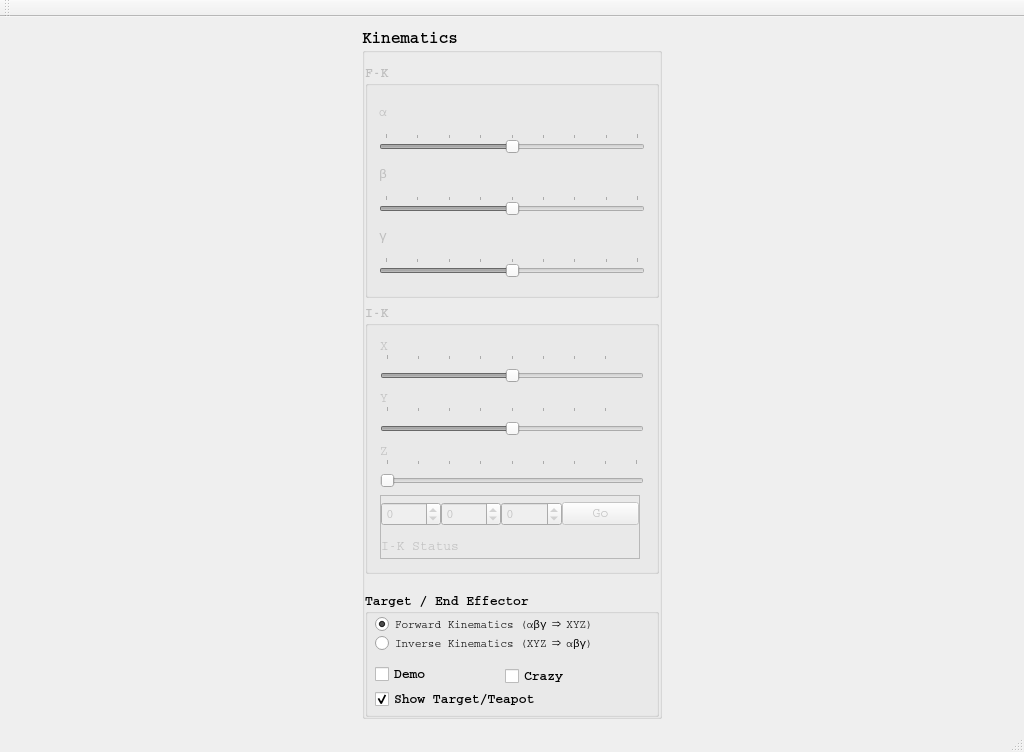
<?xml version="1.0" encoding="UTF-8"?>
<ui version="4.0">
 <class>MainWindow</class>
 <widget class="QMainWindow" name="MainWindow">
  <property name="geometry">
   <rect>
    <x>0</x>
    <y>0</y>
    <width>1024</width>
    <height>752</height>
   </rect>
  </property>
  <property name="windowTitle">
   <string>MainWindow</string>
  </property>
  <widget class="QWidget" name="centralWidget">
   <layout class="QHBoxLayout" name="horizontalLayout">
    <item>
     <layout class="QHBoxLayout" name="horizontalLayoutQGL"/>
    </item>
    <item>
     <widget class="QGroupBox" name="groupBox">
      <property name="sizePolicy">
       <sizepolicy hsizetype="Minimum" vsizetype="Preferred">
        <horstretch>0</horstretch>
        <verstretch>0</verstretch>
       </sizepolicy>
      </property>
      <property name="minimumSize">
       <size>
        <width>250</width>
        <height>0</height>
       </size>
      </property>
      <property name="maximumSize">
       <size>
        <width>300</width>
        <height>16777215</height>
       </size>
      </property>
      <property name="font">
       <font>
        <family>Courier</family>
        <pointsize>12</pointsize>
        <weight>75</weight>
        <bold>true</bold>
       </font>
      </property>
      <property name="title">
       <string>Kinematics</string>
      </property>
      <layout class="QVBoxLayout" name="verticalLayout_2">
       <property name="leftMargin">
        <number>0</number>
       </property>
       <property name="rightMargin">
        <number>0</number>
       </property>
       <item>
        <widget class="QGroupBox" name="groupBoxFK">
         <property name="enabled">
          <bool>false</bool>
         </property>
         <property name="minimumSize">
          <size>
           <width>0</width>
           <height>0</height>
          </size>
         </property>
         <property name="font">
          <font>
           <pointsize>10</pointsize>
           <weight>75</weight>
           <bold>true</bold>
          </font>
         </property>
         <property name="title">
          <string>F-K</string>
         </property>
         <property name="flat">
          <bool>false</bool>
         </property>
         <property name="checkable">
          <bool>false</bool>
         </property>
         <property name="checked">
          <bool>false</bool>
         </property>
         <layout class="QVBoxLayout" name="verticalLayout">
          <item>
           <widget class="QLabel" name="labelBase">
            <property name="maximumSize">
             <size>
              <width>300</width>
              <height>16</height>
             </size>
            </property>
            <property name="font">
             <font>
              <family>Courier</family>
              <pointsize>10</pointsize>
              <weight>50</weight>
              <bold>false</bold>
             </font>
            </property>
            <property name="text">
             <string>α </string>
            </property>
           </widget>
          </item>
          <item>
           <widget class="QSlider" name="sliderAlpha">
            <property name="font">
             <font>
              <family>Courier</family>
              <pointsize>10</pointsize>
              <weight>50</weight>
              <bold>false</bold>
             </font>
            </property>
            <property name="minimum">
             <number>-180</number>
            </property>
            <property name="maximum">
             <number>180</number>
            </property>
            <property name="singleStep">
             <number>15</number>
            </property>
            <property name="pageStep">
             <number>90</number>
            </property>
            <property name="value">
             <number>0</number>
            </property>
            <property name="sliderPosition">
             <number>0</number>
            </property>
            <property name="orientation">
             <enum>Qt::Horizontal</enum>
            </property>
            <property name="invertedAppearance">
             <bool>false</bool>
            </property>
            <property name="invertedControls">
             <bool>true</bool>
            </property>
            <property name="tickPosition">
             <enum>QSlider::TicksAbove</enum>
            </property>
            <property name="tickInterval">
             <number>45</number>
            </property>
           </widget>
          </item>
          <item>
           <widget class="QLabel" name="labelArm1">
            <property name="maximumSize">
             <size>
              <width>300</width>
              <height>16</height>
             </size>
            </property>
            <property name="font">
             <font>
              <family>Courier</family>
              <pointsize>10</pointsize>
              <weight>50</weight>
              <bold>false</bold>
             </font>
            </property>
            <property name="text">
             <string>β </string>
            </property>
           </widget>
          </item>
          <item>
           <widget class="QSlider" name="sliderBeta">
            <property name="font">
             <font>
              <family>Courier</family>
              <pointsize>10</pointsize>
              <weight>50</weight>
              <bold>false</bold>
             </font>
            </property>
            <property name="minimum">
             <number>-180</number>
            </property>
            <property name="maximum">
             <number>180</number>
            </property>
            <property name="singleStep">
             <number>15</number>
            </property>
            <property name="pageStep">
             <number>90</number>
            </property>
            <property name="value">
             <number>0</number>
            </property>
            <property name="orientation">
             <enum>Qt::Horizontal</enum>
            </property>
            <property name="tickPosition">
             <enum>QSlider::TicksAbove</enum>
            </property>
            <property name="tickInterval">
             <number>45</number>
            </property>
           </widget>
          </item>
          <item>
           <widget class="QLabel" name="labelArm2">
            <property name="maximumSize">
             <size>
              <width>300</width>
              <height>16</height>
             </size>
            </property>
            <property name="font">
             <font>
              <family>Courier</family>
              <pointsize>10</pointsize>
              <weight>50</weight>
              <bold>false</bold>
             </font>
            </property>
            <property name="text">
             <string>γ</string>
            </property>
           </widget>
          </item>
          <item>
           <widget class="QSlider" name="sliderGamma">
            <property name="font">
             <font>
              <family>Courier</family>
              <pointsize>10</pointsize>
              <weight>50</weight>
              <bold>false</bold>
             </font>
            </property>
            <property name="minimum">
             <number>-180</number>
            </property>
            <property name="maximum">
             <number>180</number>
            </property>
            <property name="singleStep">
             <number>15</number>
            </property>
            <property name="pageStep">
             <number>90</number>
            </property>
            <property name="value">
             <number>0</number>
            </property>
            <property name="orientation">
             <enum>Qt::Horizontal</enum>
            </property>
            <property name="tickPosition">
             <enum>QSlider::TicksAbove</enum>
            </property>
            <property name="tickInterval">
             <number>45</number>
            </property>
           </widget>
          </item>
         </layout>
        </widget>
       </item>
       <item>
        <widget class="QGroupBox" name="groupBoxIK">
         <property name="enabled">
          <bool>false</bool>
         </property>
         <property name="sizePolicy">
          <sizepolicy hsizetype="Preferred" vsizetype="Minimum">
           <horstretch>0</horstretch>
           <verstretch>0</verstretch>
          </sizepolicy>
         </property>
         <property name="minimumSize">
          <size>
           <width>0</width>
           <height>270</height>
          </size>
         </property>
         <property name="font">
          <font>
           <family>Courier</family>
           <pointsize>10</pointsize>
           <weight>75</weight>
           <bold>true</bold>
          </font>
         </property>
         <property name="title">
          <string>I-K</string>
         </property>
         <property name="flat">
          <bool>false</bool>
         </property>
         <property name="checkable">
          <bool>false</bool>
         </property>
         <property name="checked">
          <bool>false</bool>
         </property>
         <layout class="QVBoxLayout" name="verticalLayout_3">
          <property name="spacing">
           <number>0</number>
          </property>
          <property name="leftMargin">
           <number>12</number>
          </property>
          <property name="topMargin">
           <number>12</number>
          </property>
          <property name="rightMargin">
           <number>12</number>
          </property>
          <property name="bottomMargin">
           <number>12</number>
          </property>
          <item>
           <widget class="QLabel" name="labelIK_X">
            <property name="maximumSize">
             <size>
              <width>300</width>
              <height>16</height>
             </size>
            </property>
            <property name="font">
             <font>
              <family>Courier</family>
              <pointsize>10</pointsize>
              <weight>50</weight>
              <bold>false</bold>
             </font>
            </property>
            <property name="text">
             <string>X</string>
            </property>
           </widget>
          </item>
          <item>
           <widget class="QSlider" name="sliderIK_X">
            <property name="sizePolicy">
             <sizepolicy hsizetype="Expanding" vsizetype="Preferred">
              <horstretch>0</horstretch>
              <verstretch>0</verstretch>
             </sizepolicy>
            </property>
            <property name="font">
             <font>
              <family>Courier</family>
              <pointsize>10</pointsize>
              <weight>50</weight>
              <bold>false</bold>
             </font>
            </property>
            <property name="minimum">
             <number>-999</number>
            </property>
            <property name="maximum">
             <number>999</number>
            </property>
            <property name="singleStep">
             <number>1</number>
            </property>
            <property name="pageStep">
             <number>100</number>
            </property>
            <property name="value">
             <number>0</number>
            </property>
            <property name="tracking">
             <bool>true</bool>
            </property>
            <property name="orientation">
             <enum>Qt::Horizontal</enum>
            </property>
            <property name="tickPosition">
             <enum>QSlider::TicksAbove</enum>
            </property>
            <property name="tickInterval">
             <number>250</number>
            </property>
           </widget>
          </item>
          <item>
           <widget class="QLabel" name="labelIK_Y">
            <property name="maximumSize">
             <size>
              <width>300</width>
              <height>16</height>
             </size>
            </property>
            <property name="font">
             <font>
              <family>Courier</family>
              <pointsize>10</pointsize>
              <weight>50</weight>
              <bold>false</bold>
             </font>
            </property>
            <property name="text">
             <string>Y</string>
            </property>
           </widget>
          </item>
          <item>
           <widget class="QSlider" name="sliderIK_Y">
            <property name="sizePolicy">
             <sizepolicy hsizetype="Expanding" vsizetype="Preferred">
              <horstretch>0</horstretch>
              <verstretch>0</verstretch>
             </sizepolicy>
            </property>
            <property name="font">
             <font>
              <family>Courier</family>
              <pointsize>10</pointsize>
              <weight>50</weight>
              <bold>false</bold>
             </font>
            </property>
            <property name="minimum">
             <number>-999</number>
            </property>
            <property name="maximum">
             <number>999</number>
            </property>
            <property name="singleStep">
             <number>1</number>
            </property>
            <property name="pageStep">
             <number>100</number>
            </property>
            <property name="value">
             <number>0</number>
            </property>
            <property name="tracking">
             <bool>true</bool>
            </property>
            <property name="orientation">
             <enum>Qt::Horizontal</enum>
            </property>
            <property name="tickPosition">
             <enum>QSlider::TicksAbove</enum>
            </property>
            <property name="tickInterval">
             <number>250</number>
            </property>
           </widget>
          </item>
          <item>
           <widget class="QLabel" name="labelIK_Z">
            <property name="maximumSize">
             <size>
              <width>300</width>
              <height>16</height>
             </size>
            </property>
            <property name="font">
             <font>
              <family>Courier</family>
              <pointsize>10</pointsize>
              <weight>50</weight>
              <bold>false</bold>
             </font>
            </property>
            <property name="text">
             <string>Z</string>
            </property>
           </widget>
          </item>
          <item>
           <widget class="QSlider" name="sliderIK_Z">
            <property name="sizePolicy">
             <sizepolicy hsizetype="Expanding" vsizetype="Preferred">
              <horstretch>0</horstretch>
              <verstretch>0</verstretch>
             </sizepolicy>
            </property>
            <property name="font">
             <font>
              <family>Courier</family>
              <pointsize>10</pointsize>
              <weight>50</weight>
              <bold>false</bold>
             </font>
            </property>
            <property name="minimum">
             <number>0</number>
            </property>
            <property name="maximum">
             <number>999</number>
            </property>
            <property name="singleStep">
             <number>1</number>
            </property>
            <property name="pageStep">
             <number>100</number>
            </property>
            <property name="value">
             <number>0</number>
            </property>
            <property name="sliderPosition">
             <number>0</number>
            </property>
            <property name="tracking">
             <bool>true</bool>
            </property>
            <property name="orientation">
             <enum>Qt::Horizontal</enum>
            </property>
            <property name="tickPosition">
             <enum>QSlider::TicksAbove</enum>
            </property>
            <property name="tickInterval">
             <number>125</number>
            </property>
           </widget>
          </item>
          <item>
           <widget class="QFrame" name="frame">
            <property name="sizePolicy">
             <sizepolicy hsizetype="Preferred" vsizetype="Preferred">
              <horstretch>0</horstretch>
              <verstretch>0</verstretch>
             </sizepolicy>
            </property>
            <property name="minimumSize">
             <size>
              <width>260</width>
              <height>64</height>
             </size>
            </property>
            <property name="maximumSize">
             <size>
              <width>260</width>
              <height>64</height>
             </size>
            </property>
            <property name="frameShape">
             <enum>QFrame::StyledPanel</enum>
            </property>
            <property name="frameShadow">
             <enum>QFrame::Raised</enum>
            </property>
            <layout class="QGridLayout" name="gridLayout">
             <property name="leftMargin">
              <number>0</number>
             </property>
             <property name="topMargin">
              <number>0</number>
             </property>
             <property name="rightMargin">
              <number>0</number>
             </property>
             <property name="bottomMargin">
              <number>0</number>
             </property>
             <property name="spacing">
              <number>0</number>
             </property>
             <item row="0" column="0">
              <widget class="QSpinBox" name="spinBoxX">
               <property name="sizePolicy">
                <sizepolicy hsizetype="Minimum" vsizetype="Fixed">
                 <horstretch>0</horstretch>
                 <verstretch>0</verstretch>
                </sizepolicy>
               </property>
               <property name="minimumSize">
                <size>
                 <width>45</width>
                 <height>16</height>
                </size>
               </property>
               <property name="font">
                <font>
                 <pointsize>10</pointsize>
                 <weight>50</weight>
                 <bold>false</bold>
                </font>
               </property>
               <property name="minimum">
                <number>-999</number>
               </property>
               <property name="maximum">
                <number>999</number>
               </property>
              </widget>
             </item>
             <item row="0" column="1">
              <widget class="QSpinBox" name="spinBoxY">
               <property name="sizePolicy">
                <sizepolicy hsizetype="Minimum" vsizetype="Fixed">
                 <horstretch>0</horstretch>
                 <verstretch>0</verstretch>
                </sizepolicy>
               </property>
               <property name="minimumSize">
                <size>
                 <width>45</width>
                 <height>16</height>
                </size>
               </property>
               <property name="font">
                <font>
                 <pointsize>10</pointsize>
                 <weight>50</weight>
                 <bold>false</bold>
                </font>
               </property>
               <property name="minimum">
                <number>-999</number>
               </property>
               <property name="maximum">
                <number>999</number>
               </property>
              </widget>
             </item>
             <item row="0" column="2">
              <widget class="QSpinBox" name="spinBoxZ">
               <property name="sizePolicy">
                <sizepolicy hsizetype="Minimum" vsizetype="Fixed">
                 <horstretch>0</horstretch>
                 <verstretch>0</verstretch>
                </sizepolicy>
               </property>
               <property name="minimumSize">
                <size>
                 <width>45</width>
                 <height>16</height>
                </size>
               </property>
               <property name="font">
                <font>
                 <pointsize>10</pointsize>
                 <weight>50</weight>
                 <bold>false</bold>
                </font>
               </property>
               <property name="minimum">
                <number>-999</number>
               </property>
               <property name="maximum">
                <number>999</number>
               </property>
              </widget>
             </item>
             <item row="0" column="3">
              <widget class="QPushButton" name="pushButtonIKgo">
               <property name="enabled">
                <bool>false</bool>
               </property>
               <property name="sizePolicy">
                <sizepolicy hsizetype="Minimum" vsizetype="Fixed">
                 <horstretch>0</horstretch>
                 <verstretch>0</verstretch>
                </sizepolicy>
               </property>
               <property name="minimumSize">
                <size>
                 <width>48</width>
                 <height>16</height>
                </size>
               </property>
               <property name="font">
                <font>
                 <pointsize>10</pointsize>
                 <weight>50</weight>
                 <bold>false</bold>
                </font>
               </property>
               <property name="text">
                <string>Go</string>
               </property>
              </widget>
             </item>
             <item row="1" column="0" colspan="4">
              <widget class="QLabel" name="labelIKstatus">
               <property name="sizePolicy">
                <sizepolicy hsizetype="Preferred" vsizetype="Fixed">
                 <horstretch>0</horstretch>
                 <verstretch>0</verstretch>
                </sizepolicy>
               </property>
               <property name="minimumSize">
                <size>
                 <width>0</width>
                 <height>20</height>
                </size>
               </property>
               <property name="maximumSize">
                <size>
                 <width>300</width>
                 <height>12</height>
                </size>
               </property>
               <property name="font">
                <font>
                 <family>Courier</family>
                 <pointsize>10</pointsize>
                 <weight>50</weight>
                 <bold>false</bold>
                </font>
               </property>
               <property name="text">
                <string>I-K Status</string>
               </property>
              </widget>
             </item>
            </layout>
           </widget>
          </item>
         </layout>
        </widget>
       </item>
       <item>
        <widget class="QGroupBox" name="groupBoxTarget">
         <property name="minimumSize">
          <size>
           <width>0</width>
           <height>125</height>
          </size>
         </property>
         <property name="maximumSize">
          <size>
           <width>16777215</width>
           <height>100</height>
          </size>
         </property>
         <property name="font">
          <font>
           <family>Courier</family>
           <pointsize>10</pointsize>
           <weight>75</weight>
           <bold>true</bold>
          </font>
         </property>
         <property name="title">
          <string>Target / End Effector</string>
         </property>
         <widget class="QRadioButton" name="radioButtonFK">
          <property name="geometry">
           <rect>
            <x>10</x>
            <y>20</y>
            <width>281</width>
            <height>24</height>
           </rect>
          </property>
          <property name="sizePolicy">
           <sizepolicy hsizetype="Minimum" vsizetype="Preferred">
            <horstretch>0</horstretch>
            <verstretch>0</verstretch>
           </sizepolicy>
          </property>
          <property name="font">
           <font>
            <family>Courier</family>
            <pointsize>8</pointsize>
            <weight>50</weight>
            <bold>false</bold>
           </font>
          </property>
          <property name="text">
           <string>Forward Kinematics (αβγ ⇒ XYZ)</string>
          </property>
          <property name="checked">
           <bool>true</bool>
          </property>
         </widget>
         <widget class="QRadioButton" name="radioButtonIK">
          <property name="geometry">
           <rect>
            <x>10</x>
            <y>39</y>
            <width>281</width>
            <height>24</height>
           </rect>
          </property>
          <property name="sizePolicy">
           <sizepolicy hsizetype="Minimum" vsizetype="Preferred">
            <horstretch>0</horstretch>
            <verstretch>0</verstretch>
           </sizepolicy>
          </property>
          <property name="font">
           <font>
            <family>Courier</family>
            <pointsize>8</pointsize>
            <weight>50</weight>
            <bold>false</bold>
           </font>
          </property>
          <property name="text">
           <string>Inverse Kinematics (XYZ ⇒ αβγ)</string>
          </property>
         </widget>
         <widget class="QCheckBox" name="checkBoxDemo">
          <property name="geometry">
           <rect>
            <x>10</x>
            <y>70</y>
            <width>103</width>
            <height>24</height>
           </rect>
          </property>
          <property name="sizePolicy">
           <sizepolicy hsizetype="Minimum" vsizetype="Preferred">
            <horstretch>0</horstretch>
            <verstretch>0</verstretch>
           </sizepolicy>
          </property>
          <property name="font">
           <font>
            <family>Courier</family>
            <pointsize>10</pointsize>
           </font>
          </property>
          <property name="text">
           <string>Demo</string>
          </property>
         </widget>
         <widget class="QCheckBox" name="checkBoxCrazy">
          <property name="geometry">
           <rect>
            <x>140</x>
            <y>72</y>
            <width>103</width>
            <height>24</height>
           </rect>
          </property>
          <property name="sizePolicy">
           <sizepolicy hsizetype="Minimum" vsizetype="Preferred">
            <horstretch>0</horstretch>
            <verstretch>0</verstretch>
           </sizepolicy>
          </property>
          <property name="font">
           <font>
            <family>Courier</family>
            <pointsize>10</pointsize>
           </font>
          </property>
          <property name="text">
           <string>Crazy</string>
          </property>
         </widget>
         <widget class="QCheckBox" name="checkBoxTeapot">
          <property name="geometry">
           <rect>
            <x>10</x>
            <y>95</y>
            <width>301</width>
            <height>24</height>
           </rect>
          </property>
          <property name="sizePolicy">
           <sizepolicy hsizetype="Minimum" vsizetype="Preferred">
            <horstretch>0</horstretch>
            <verstretch>0</verstretch>
           </sizepolicy>
          </property>
          <property name="font">
           <font>
            <family>Courier</family>
            <pointsize>10</pointsize>
           </font>
          </property>
          <property name="text">
           <string>Show Target/Teapot</string>
          </property>
          <property name="checked">
           <bool>true</bool>
          </property>
         </widget>
        </widget>
       </item>
      </layout>
     </widget>
    </item>
   </layout>
  </widget>
  <widget class="QMenuBar" name="menuBar">
   <property name="geometry">
    <rect>
     <x>0</x>
     <y>0</y>
     <width>1024</width>
     <height>22</height>
    </rect>
   </property>
  </widget>
  <widget class="QToolBar" name="mainToolBar">
   <attribute name="toolBarArea">
    <enum>TopToolBarArea</enum>
   </attribute>
   <attribute name="toolBarBreak">
    <bool>false</bool>
   </attribute>
  </widget>
  <widget class="QStatusBar" name="statusBar"/>
 </widget>
 <layoutdefault spacing="6" margin="11"/>
 <resources/>
 <connections/>
</ui>
